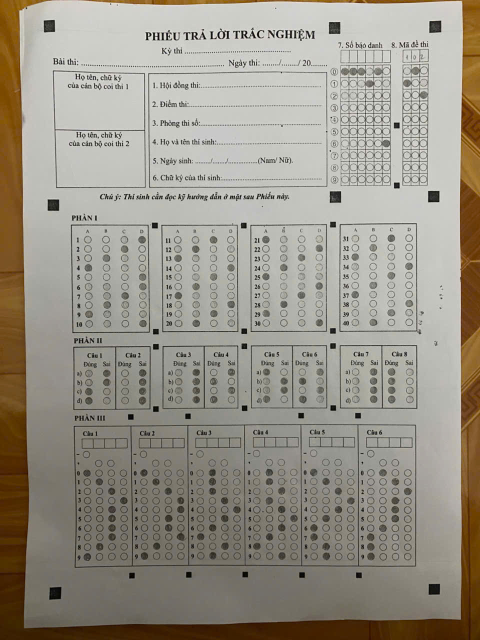
#> input picture input/sample1.jpg, 960 x 1280 px (shown at 1/2 size)
$ python detection.py
#> lines starting #> are read from the running program, lines starting #| are printed output that depends on the picture; after the words box and inside, x2 and y2 are one past the last pixel; in counts of white or black regions, pixels touching at a corner belong together
### modules/preprocessing.py
"""
Module: Preprocessing
Áp dụng kiến thức: Toán tử điểm ảnh, Lọc tuyến tính/phi tuyến, Nhị phân hóa
- Chuyển ảnh xám: giảm chiều dữ liệu, chuẩn hóa đầu vào
- Khử nhiễu: Gaussian Blur (lọc tuyến tính) / Median Blur (lọc phi tuyến, tốt cho nhiễu muối tiêu)
- Cân bằng sáng: CLAHE (Contrast Limited Adaptive Histogram Equalization)
- Nhị phân hóa: Adaptive Threshold / Otsu (toán tử điểm ảnh dựa ngưỡng)
"""

import cv2
import numpy as np


def to_grayscale(image: np.ndarray) -> np.ndarray:
    """Chuyển ảnh màu sang ảnh xám."""
    if len(image.shape) == 3:
        return cv2.cvtColor(image, cv2.COLOR_BGR2GRAY)
    return image


def denoise(gray: np.ndarray, method: str = "gaussian") -> np.ndarray:
    """
    Khử nhiễu ảnh.
    - gaussian: lọc tuyến tính, làm mượt nhiễu Gauss
    - median: lọc phi tuyến, tốt cho nhiễu muối tiêu (salt-pepper) từ ảnh chụp điện thoại
    """
    if method == "gaussian":
        return cv2.GaussianBlur(gray, (5, 5), 0)
    elif method == "median":
        return cv2.medianBlur(gray, 5)
    else:
        return gray


def equalize_lighting(gray: np.ndarray) -> np.ndarray:
    """
    Cân bằng sáng cục bộ bằng CLAHE.
    Xử lý trường hợp ảnh chụp bị bóng đổ / ánh sáng không đều.
    """
    clahe = cv2.createCLAHE(clipLimit=2.0, tileGridSize=(8, 8))
    return clahe.apply(gray)


def binarize(gray: np.ndarray, method: str = "adaptive") -> np.ndarray:
    """
    Nhị phân hóa ảnh (toán tử điểm ảnh dựa ngưỡng).
    - adaptive: ngưỡng thích nghi theo vùng cục bộ -> chống chịu ánh sáng không đều
    - otsu: ngưỡng toàn cục tự động theo histogram -> nhanh, phù hợp ảnh sáng đều
    Kết quả: nền trắng (0), nét/ô tô đen thành giá trị 255 (đảo ngược để thuận tiện đếm pixel)
    """
    if method == "adaptive":
        binary = cv2.adaptiveThreshold(
            gray, 255,
            cv2.ADAPTIVE_THRESH_GAUSSIAN_C,
            cv2.THRESH_BINARY_INV,
            blockSize=25,
            C=10
        )
    else:  # otsu
        _, binary = cv2.threshold(
            gray, 0, 255,
            cv2.THRESH_BINARY_INV + cv2.THRESH_OTSU
        )
    return binary


def preprocess_pipeline(image: np.ndarray, debug_dir: str = None) -> dict:
    """
    Chạy toàn bộ pipeline tiền xử lý, trả về dict chứa ảnh trung gian
    để phục vụ debug và các module sau sử dụng.
    """
    gray = to_grayscale(image)
    denoised = denoise(gray, method="gaussian")
    equalized = equalize_lighting(denoised)
    binary = binarize(equalized, method="adaptive")

    results = {
        "gray": gray,
        "denoised": denoised,
        "equalized": equalized,
        "binary": binary,
    }

    if debug_dir:
        import os
        os.makedirs(debug_dir, exist_ok=True)
        for name, img in results.items():
            cv2.imwrite(os.path.join(debug_dir, f"01_{name}.jpg"), img)

    return results

def canny_edges(binary: np.ndarray, low=50, high=150) -> np.ndarray:
    return cv2.Canny(binary, low, high)
# [8 lines that do not run on import are left out]

### modules/detection.py
"""
Module: Detection
Áp dụng kiến thức: Phân đoạn ảnh theo ngưỡng, Contour Detection, Đối sánh đặc trưng hình học
- Tìm các marker hình vuông đen ở 4 góc phiếu để làm điểm neo cho Perspective Transform
- Dùng contour + lọc theo diện tích, tỉ lệ cạnh (aspect ratio), độ vuông (extent) để loại nhiễu
"""

import cv2
import numpy as np


def find_marker_candidates(binary: np.ndarray, min_area=300, max_area=5000):
    """
    Tìm các contour hình vuông nhỏ (marker) trên ảnh nhị phân.
    Lọc theo: diện tích, tỉ lệ cạnh gần 1 (vuông), độ đặc (solidity).
    """
    contours, _ = cv2.findContours(binary, cv2.RETR_LIST, cv2.CHAIN_APPROX_SIMPLE)

    candidates = []
    for c in contours:
        area = cv2.contourArea(c)
        if area < min_area or area > max_area:
            continue

        x, y, w, h = cv2.boundingRect(c)
        aspect_ratio = w / float(h)
        if not (0.7 <= aspect_ratio <= 1.3):
            continue

        rect_area = w * h
        extent = area / float(rect_area)
        if extent < 0.6:  # phải đặc (là hình vuông tô đen), không phải viền rỗng
            continue

        cx, cy = x + w / 2, y + h / 2
        candidates.append({"center": (cx, cy), "bbox": (x, y, w, h), "area": area})

    return candidates


def find_corner_markers(binary: np.ndarray):
    """
    Từ các candidate marker, chọn ra 4 marker ở 4 góc ngoài cùng
    (trên-trái, trên-phải, dưới-trái, dưới-phải) dựa trên vị trí cực trị.
    """
    h_img, w_img = binary.shape
    candidates = find_marker_candidates(binary)

    if len(candidates) < 4:
        raise ValueError(f"Chỉ tìm thấy {len(candidates)} marker, cần ít nhất 4. "
                          f"Kiểm tra lại ảnh hoặc điều chỉnh ngưỡng.")

    # Tính khoảng cách tới 4 góc ảnh, chọn candidate gần nhất mỗi góc
    corners_ref = {
        "top_left": (0, 0),
        "top_right": (w_img, 0),
        "bottom_left": (0, h_img),
        "bottom_right": (w_img, h_img),
    }

    result = {}
    for name, (rx, ry) in corners_ref.items():
        best = min(candidates, key=lambda c: (c["center"][0] - rx) ** 2 + (c["center"][1] - ry) ** 2)
        result[name] = best["center"]

    return result, candidates


def draw_debug_markers(image: np.ndarray, corners: dict, candidates: list) -> np.ndarray:
    """Vẽ tất cả candidate (xanh) và 4 marker góc đã chọn (đỏ, đánh số) để debug."""
    debug_img = image.copy()
    if len(debug_img.shape) == 2:
        debug_img = cv2.cvtColor(debug_img, cv2.COLOR_GRAY2BGR)

    for c in candidates:
        x, y, w, h = c["bbox"]
        cv2.rectangle(debug_img, (x, y), (x + w, y + h), (255, 0, 0), 1)

    for i, (name, (cx, cy)) in enumerate(corners.items()):
        cv2.circle(debug_img, (int(cx), int(cy)), 10, (0, 0, 255), 2)
        cv2.putText(debug_img, name, (int(cx) + 12, int(cy)),
                    cv2.FONT_HERSHEY_SIMPLEX, 0.5, (0, 0, 255), 2)

    return debug_img


if __name__ == "__main__":
    import os
    from preprocessing import preprocess_pipeline

    img = cv2.imread("../input/sample1.jpg")
#> img is the input picture: shape (1280, 960, 3); mean B, G, R 136.2, 148, 153.3
    if img is None:
        img = cv2.imread("input/sample1.jpg")

    pre = preprocess_pipeline(img)
#> in to_grayscale, `return cv2.cvtColor(image, cv2.COLOR_BGR2GRAY)`:
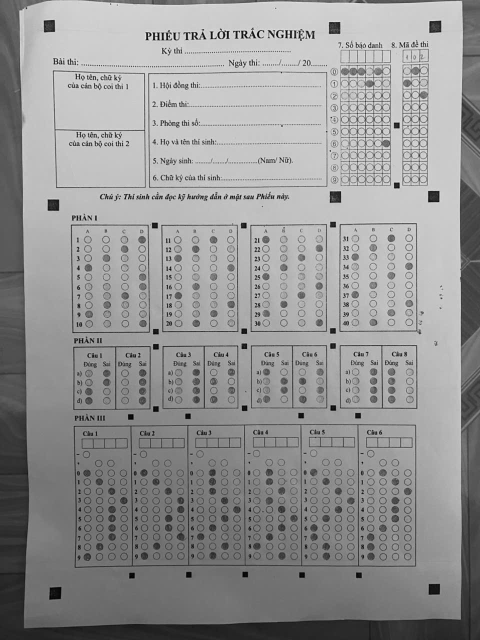
#> returned value: shape (1280, 960) (shown at 1/2 size); min 0, max 254, mean 148.3
#> in equalize_lighting, `return clahe.apply(gray)`:
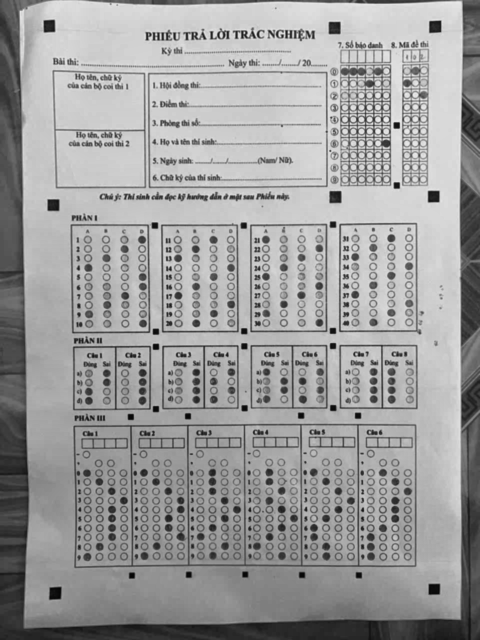
#> returned value: shape (1280, 960) (shown at 1/2 size); min 4, max 238, mean 156.5
#> in binarize, `binary = cv2.adaptiveThreshold( gray, 255, cv2.ADAPTIVE_THRESH_GAUSSIA..`:
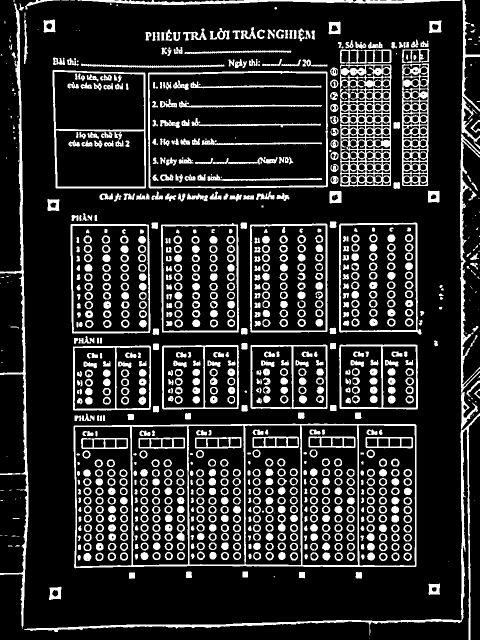
#> binary: shape (1280, 960) (shown at 1/2 size); 16.8% white; 1039 white regions (128 under 20 px)
#> pre = 4 items
    binary = pre["binary"]

    corners, candidates = find_corner_markers(binary)
#> in find_marker_candidates, `contours, _ = cv2.findContours(binary, cv2.RETR_LIST, cv2.CHAIN_APPROX..`: contours = 1884 contours, 335 with area under 20; largest, box (x1, y1, x2, y2) and area: (147, 847, 833, 1137) 193744, (296, 142, 656, 377) 82839, (298, 145, 654, 374) 79758, (105, 140, 292, 377) 42512, (141, 448, 301, 667) 34030
#> the loop in find_marker_candidates, `for c in contours:` made 1884 passes
#> area on passes 2, 3, 8: 131, 80.5, 122.5
#> after the loop in find_marker_candidates, `for c in contours:`: candidates = 32 items
#> the loop in find_corner_markers, `for name, (rx, ry) in corners_ref.items():` made 4 passes
#> best on pass 1: {'center': (99, 52), 'bbox': (87, 39, 24, 26), 'area': 490}
#> after the loop in find_corner_markers, `for name, (rx, ry) in corners_ref.items():`: result = {'top_left': (99, 52), 'top_right': (870.5, 53.5), 'bottom_left': (110.5, 1186.5), 'bottom_right': (868.5, 1178.5)}
#> corners has the same summary as result in find_corner_markers; candidates = 32 items
    print("4 góc marker phát hiện được:", corners)
#| 4 góc marker phát hiện được: {'top_left': (99.0, 52.0), 'top_right': (870.5, 53.5), 'bottom_left': (110.5, 1186.5), 'bottom_right': (868.5, 1178.5)}
    print(f"Tổng số candidate marker tìm thấy: {len(candidates)}")
#| Tổng số candidate marker tìm thấy: 32

    debug_img = draw_debug_markers(img, corners, candidates)
#> the loop in draw_debug_markers, `for c in candidates:` made 32 passes
#> (x, y, w, h) on passes 1 to 12: (98, 1173, 25, 27), (857, 1167, 23, 23), (232, 878, 22, 18), (209, 878, 22, 18), (187, 878, 22, 18), (165, 878, 21, 18), (414, 877, 22, 18), (346, 877, 22, 18), (324, 877, 21, 18), (301, 877, 22, 18), (279, 877, 21, 18), (802, 876, 22, 18)
#> (c, x, y, w, h) on pass 32: ({'center': (99, 52), 'bbox': (87, 39, 24, 26), 'area': 490}, 87, 39, 24, 26)
#> after the loop in draw_debug_markers, `for c in candidates:`:
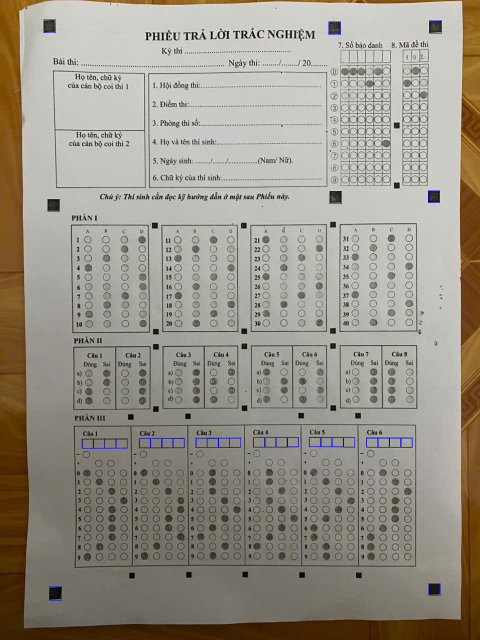
#> debug_img: shape (1280, 960, 3) (shown at 1/2 size); 0.22% of pixels changed, all inside (x1, y1, x2, y2) = (87, 39, 884, 1201)
#> the loop in draw_debug_markers, `for i, (name, (cx, cy)) in enumerate(corners.items()):` made 4 passes
#> after the loop in draw_debug_markers, `for i, (name, (cx, cy)) in enumerate(corners.items()):`:
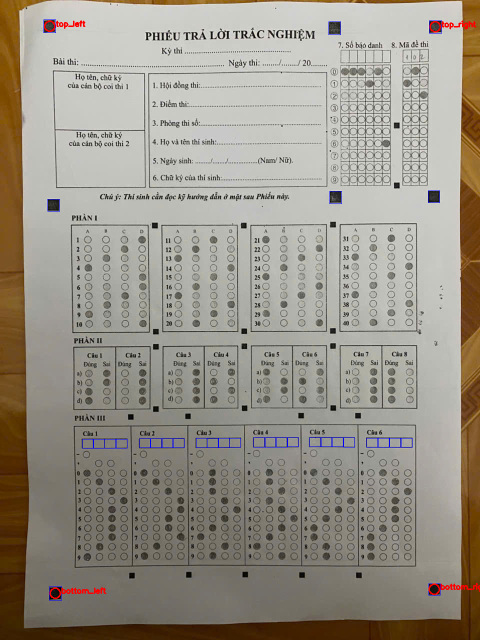
#> debug_img: shape (1280, 960, 3) (shown at 1/2 size); 0.23% of pixels changed, all inside (x1, y1, x2, y2) = (88, 41, 960, 1198)
    os.makedirs("output/debug", exist_ok=True)
    cv2.imwrite("output/debug/02_markers.jpg", debug_img)
    print("Đã lưu output/debug/02_markers.jpg")

$ run again, with input/1.jpg copied over input/sample1.jpg
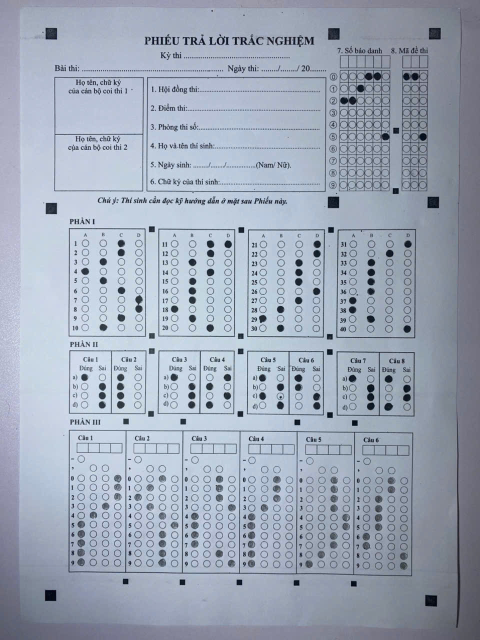
#> input picture input/1.jpg, 960 x 1280 px (shown at 1/2 size)
#> img is the input picture: shape (1280, 960, 3); mean B, G, R 183.5, 167.7, 158.1
#> in binarize, `binary = cv2.adaptiveThreshold( gray, 255, cv2.ADAPTIVE_THRESH_GAUSSIA..`:
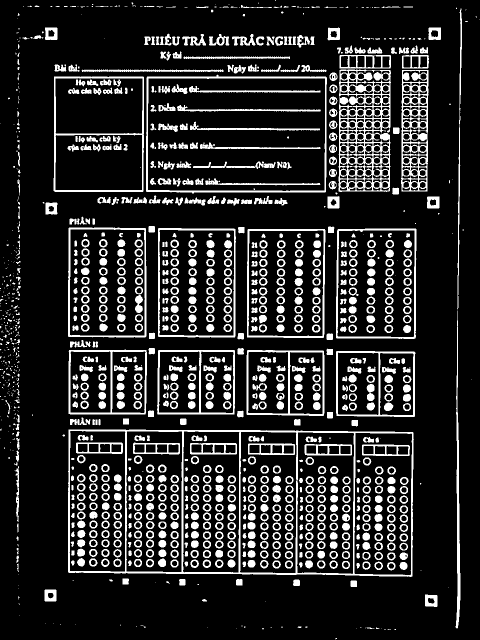
#> binary: shape (1280, 960) (shown at 1/2 size); 16.1% white; 1322 white regions (398 under 20 px)
#> pre = 4 items
#> contours = 2146 contours, 593 with area under 20; largest, box (x1, y1, x2, y2) and area: (136, 859, 828, 1154) 197638, (292, 149, 654, 387) 82982, (295, 156, 651, 383) 79698, (107, 153, 288, 384) 41104, (672, 457, 833, 678) 34630
#> the loop in find_marker_candidates, `for c in contours:` made 2146 passes
#> area on passes 31, 32, 35: 26, 129.5, 113.5
#> after the loop in find_marker_candidates, `for c in contours:`: candidates = 32 items
#> after the loop in find_corner_markers, `for name, (rx, ry) in corners_ref.items():`: result = {'top_left': (102.5, 67.5), 'top_right': (869.5, 67.5), 'bottom_left': (101, 1191), 'bottom_right': (862.5, 1201.5)}
#> `corners, candidates = find_corner_markers(binary)`: corners has the same summary as result in find_corner_markers; candidates = 32 items
#| 4 góc marker phát hiện được: {'top_left': (102.5, 67.5), 'top_right': (869.5, 67.5), 'bottom_left': (101.0, 1191.0), 'bottom_right': (862.5, 1201.5)}
#| Tổng số candidate marker tìm thấy: 32
#> the loop in draw_debug_markers, `for c in candidates:` made 32 passes
#> (x, y, w, h) on passes 1 to 8: (850, 1189, 25, 25), (89, 1179, 24, 24), (795, 892, 23, 18), (772, 891, 22, 19), (749, 891, 22, 19), (726, 891, 22, 18), (680, 891, 22, 18), (657, 891, 22, 18)
#> the loop in draw_debug_markers, `for i, (name, (cx, cy)) in enumerate(corners.items()):` made 4 passes
#> after the loop in draw_debug_markers, `for i, (name, (cx, cy)) in enumerate(corners.items()):`:
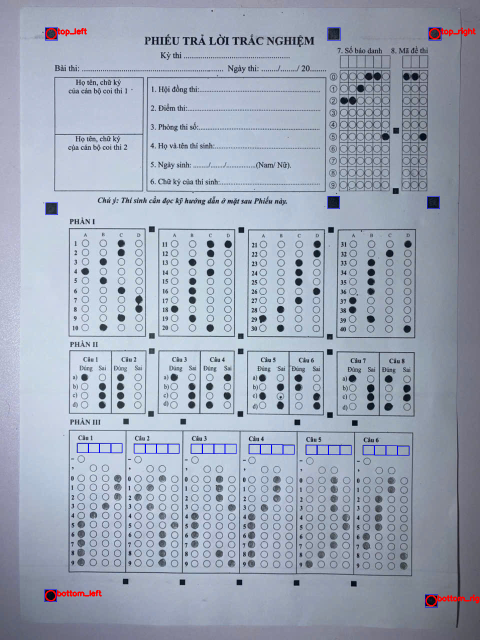
#> debug_img: shape (1280, 960, 3) (shown at 1/2 size); mean B, G, R 183.5, 167.2, 158.2

$ run again, with input/shadow_light_01.jpg copied over input/sample1.jpg
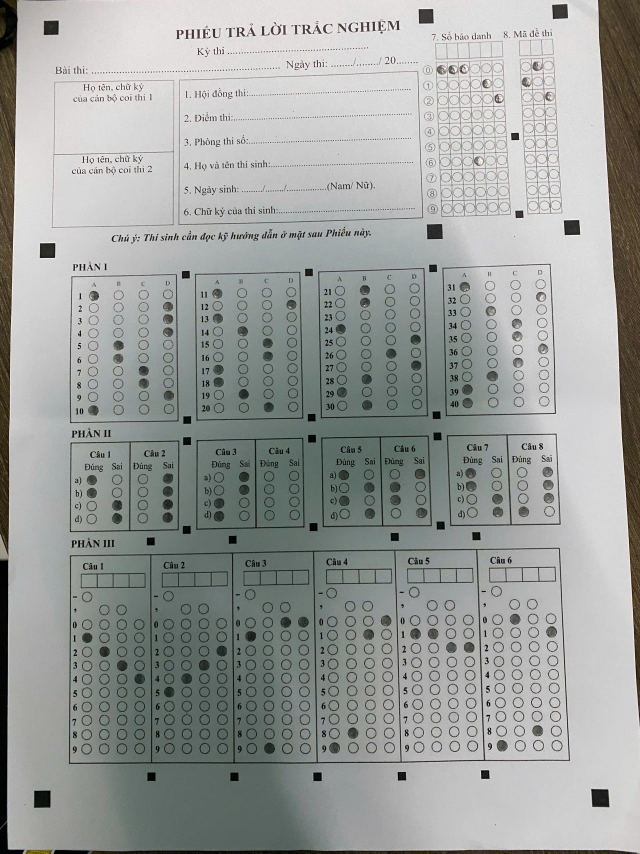
#> input picture input/shadow_light_01.jpg, 1920 x 2560 px (shown at 1/3 size)
#> img is the input picture: shape (2560, 1920, 3); mean B, G, R 156.5, 159.1, 156
#> in binarize, `binary = cv2.adaptiveThreshold( gray, 255, cv2.ADAPTIVE_THRESH_GAUSSIA..`:
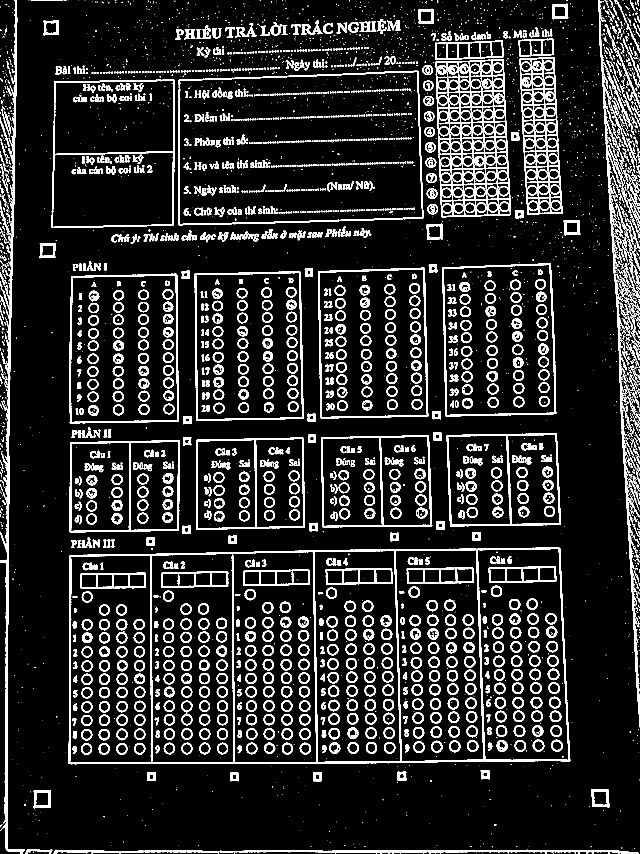
#> binary: shape (2560, 1920) (shown at 1/3 size); 11.9% white; 4779 white regions (2668 under 20 px)
#> pre = 4 items
#> contours = 5919 contours, 3515 with area under 20; largest, box (x1, y1, x2, y2) and area: (206, 1642, 1711, 2293) 943704, (535, 212, 1270, 676) 319305, (537, 215, 1267, 673) 312356, (154, 239, 524, 684) 158721, (1431, 1646, 1707, 2281) 155912
#> the loop in find_marker_candidates, `for c in contours:` made 5919 passes
#> area on pass 4: 7898
#> after the loop in find_marker_candidates, `for c in contours:`: candidates = 1087 items
#> after the loop in find_corner_markers, `for name, (rx, ry) in corners_ref.items():`: result = {'top_left': (153.5, 83.5), 'top_right': (1680.5, 34.5), 'bottom_left': (127, 2398), 'bottom_right': (1801.5, 2394.5)}
#> `corners, candidates = find_corner_markers(binary)`: corners has the same summary as result in find_corner_markers; candidates = 1087 items
#| 4 góc marker phát hiện được: {'top_left': (153.5, 83.5), 'top_right': (1680.5, 34.5), 'bottom_left': (127.0, 2398.0), 'bottom_right': (1801.5, 2394.5)}
#| Tổng số candidate marker tìm thấy: 1087
#> the loop in draw_debug_markers, `for c in candidates:` made 1087 passes
#> (x, y, w, h) on passes 1 to 3: (107, 2376, 39, 42), (1780, 2373, 43, 43), (101, 2371, 52, 54)
#> after the loop in draw_debug_markers, `for c in candidates:`:
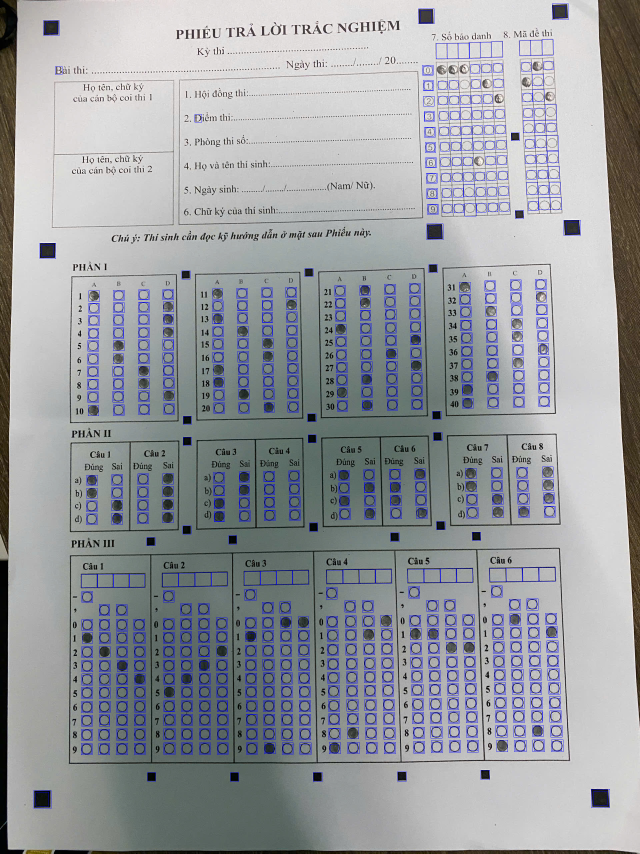
#> debug_img: shape (2560, 1920, 3) (shown at 1/3 size); mean B, G, R 160, 155.6, 152.7
#> the loop in draw_debug_markers, `for i, (name, (cx, cy)) in enumerate(corners.items()):` made 4 passes
